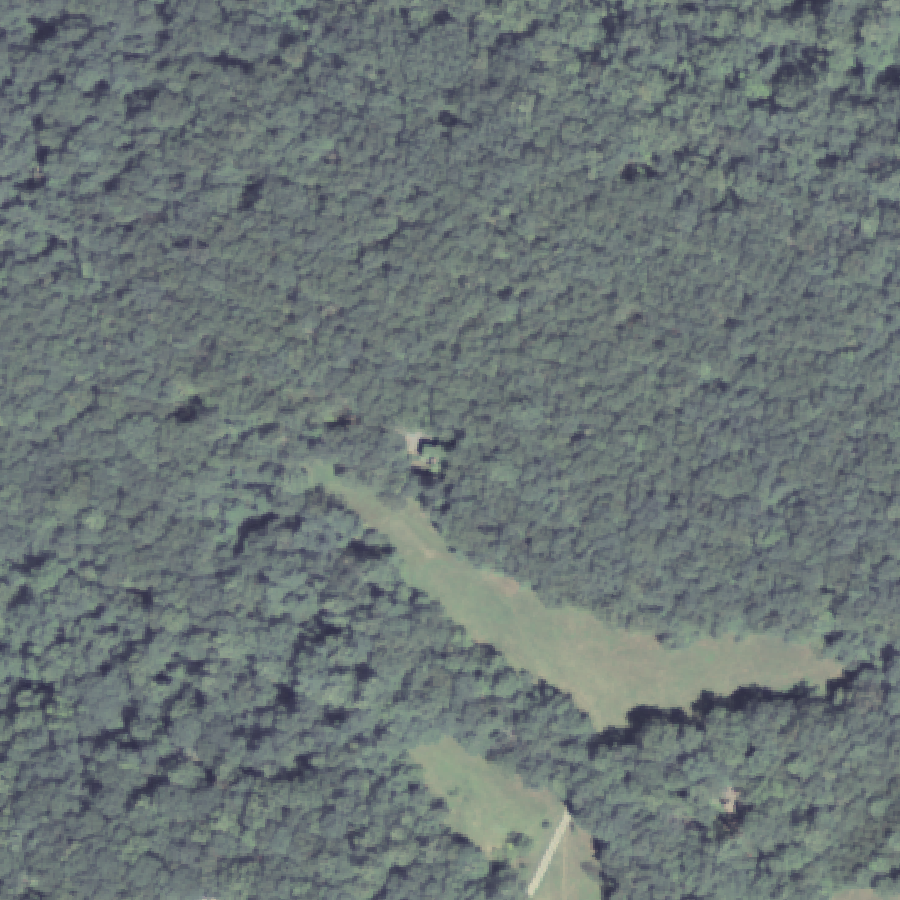
#> input picture images/property-map/naip/naip-2010-08-31.png, 900 x 900 px
$ python build-naip-composite.py
#> lines starting #> are read from the running program, lines starting #| are printed output that depends on the picture
#!/usr/bin/env python3
"""Stitch the 7 NAIP year captures into a single labeled composite image."""
import glob
import os
from PIL import Image, ImageDraw, ImageFont

NAIP_DIR = "images/property-map/naip"
OUT_PATH = "images/property-map/naip-timelapse-composite.jpg"

# Layout: 2 rows × 4 cols (7 captures + 1 spare cell)
files = sorted(glob.glob(os.path.join(NAIP_DIR, "naip-*.png")))
print(f"Found {len(files)} NAIP captures")
for f in files:
    print(f"  {os.path.basename(f)}")

CELL = 400  # downscale each capture to 400x400 in the composite
LABEL_HEIGHT = 28
COLS = 4
ROWS = 2
PAD = 6

W = COLS * CELL + (COLS + 1) * PAD
H = ROWS * (CELL + LABEL_HEIGHT) + (ROWS + 1) * PAD
print(f"Composite: {W}x{H}")

bg = Image.new("RGB", (W, H), color=(245, 245, 238))
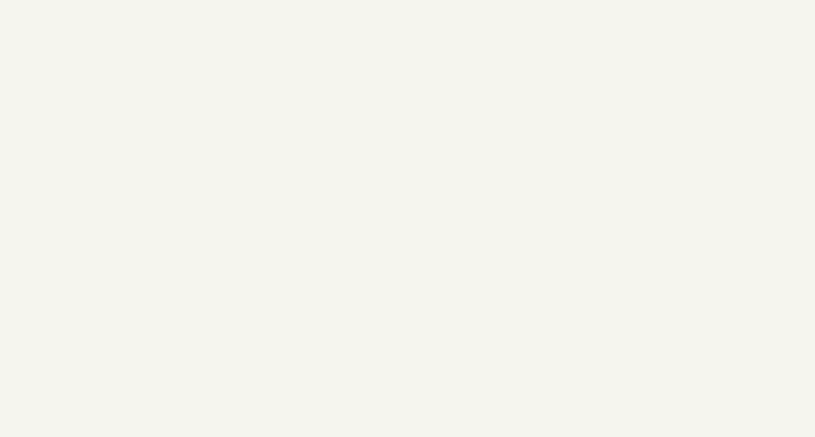
#> bg: PIL image 1630x874 RGB (shown at 1/2 size); mean R, G, B 245, 245, 238
draw = ImageDraw.Draw(bg)

try:
    font = ImageFont.truetype("/System/Library/Fonts/Supplemental/Times New Roman.ttf", 18)
    font_italic = ImageFont.truetype("/System/Library/Fonts/Supplemental/Times New Roman Italic.ttf", 14)
except Exception:
    font = ImageFont.load_default()
    font_italic = font

for i, f in enumerate(files):
    r = i // COLS
    c = i % COLS
    x = PAD + c * (CELL + PAD)
    y = PAD + r * (CELL + LABEL_HEIGHT + PAD)

    img = Image.open(f).convert("RGB").resize((CELL, CELL), Image.LANCZOS)
    bg.paste(img, (x, y))
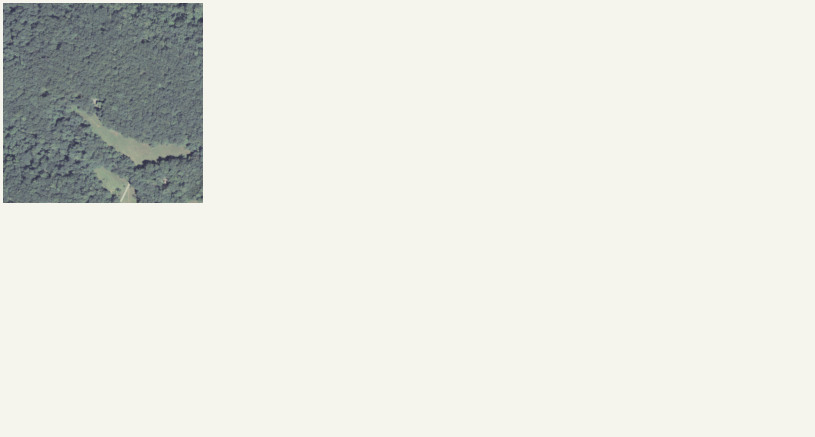
#> bg: PIL image 1630x874 RGB (shown at 1/2 size); mean R, G, B 229.6, 230.8, 224.6

    # Year label below
    date_str = os.path.basename(f).replace("naip-", "").replace(".png", "")
    draw.text((x + 6, y + CELL + 4), date_str, fill=(40, 60, 40), font=font)
#> pass 2 of the loop `for i, f in enumerate(files):`:
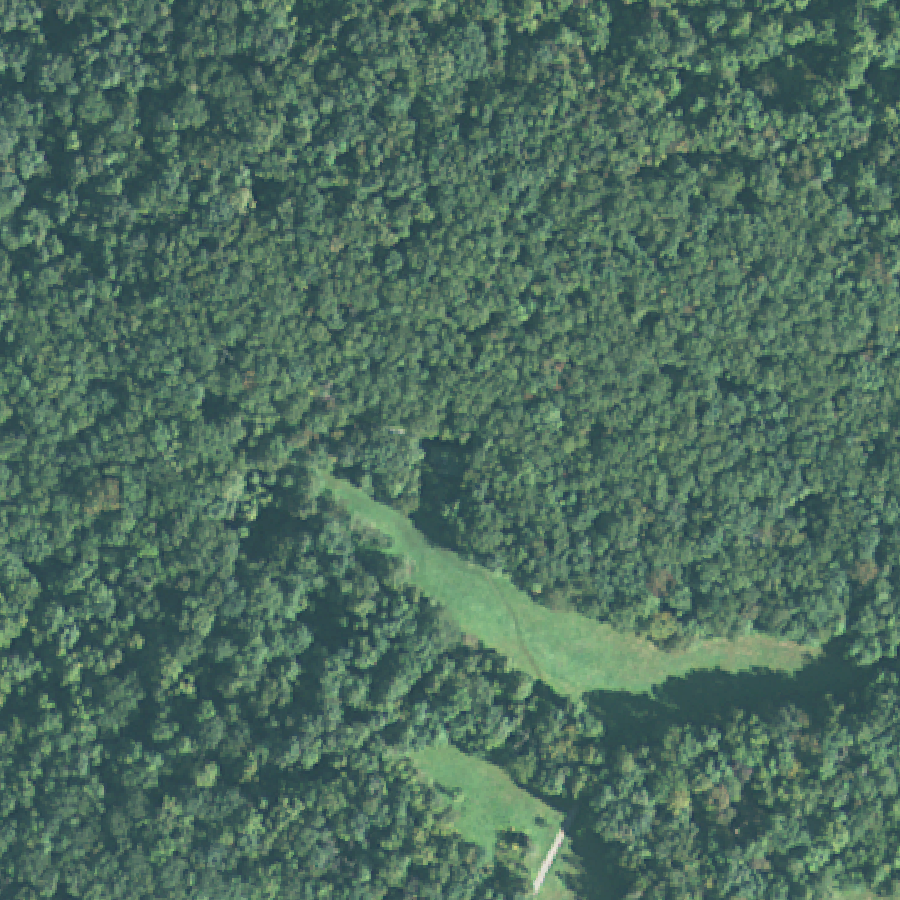
#> input picture images/property-map/naip/naip-2013-10-25.png, 900 x 900 px
#> `bg.paste(img, (x, y))`:
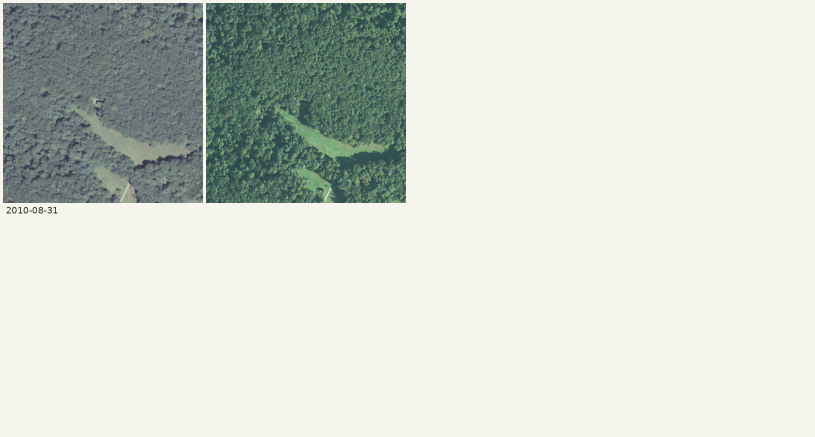
#> bg: PIL image 1630x874 RGB (shown at 1/2 size); mean R, G, B 210.9, 215.6, 208.6
#> pass 3 of the loop `for i, f in enumerate(files):`:
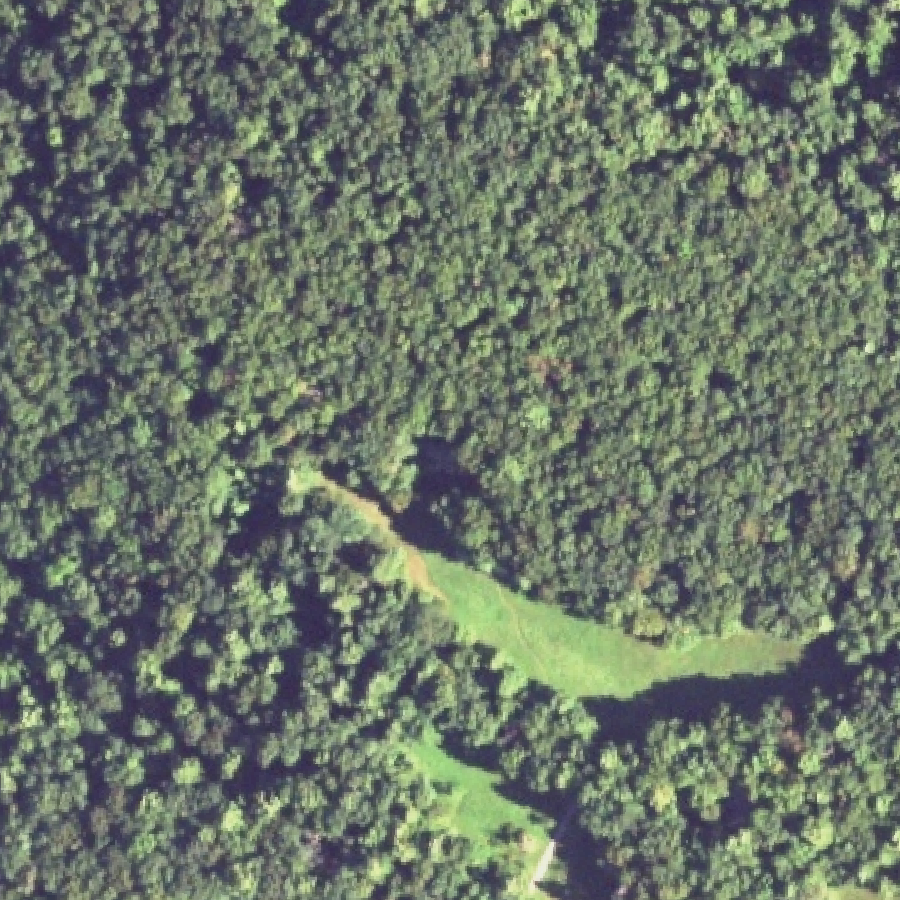
#> input picture images/property-map/naip/naip-2015-09-15.png, 900 x 900 px
#> `bg.paste(img, (x, y))`:
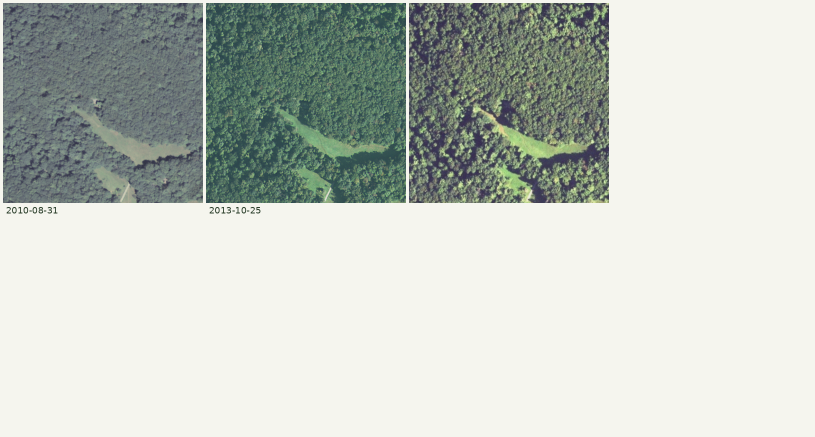
#> bg: PIL image 1630x874 RGB (shown at 1/2 size); mean R, G, B 195.3, 201.1, 193.5

# Header
draw.text((PAD + 4, H - 22), "NAIP via Microsoft Planetary Computer · ~1200 ft across · property at center", fill=(100, 110, 90), font=font_italic)

bg.save(OUT_PATH, "JPEG", quality=88, optimize=True)
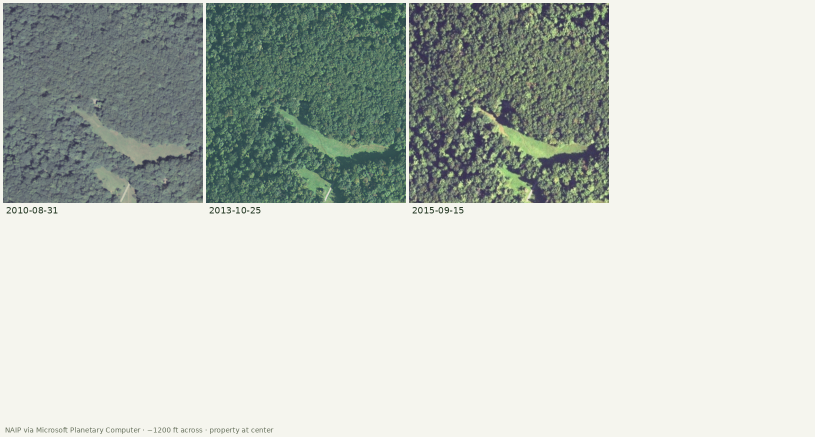
#> saved as naip-timelapse-composite.jpg: PIL image 1630x874 RGB (shown at 1/2 size); mean R, G, B 195.1, 200.9, 193.3
print(f"\nSaved {OUT_PATH} ({os.path.getsize(OUT_PATH)/1024:.0f} KB)")
